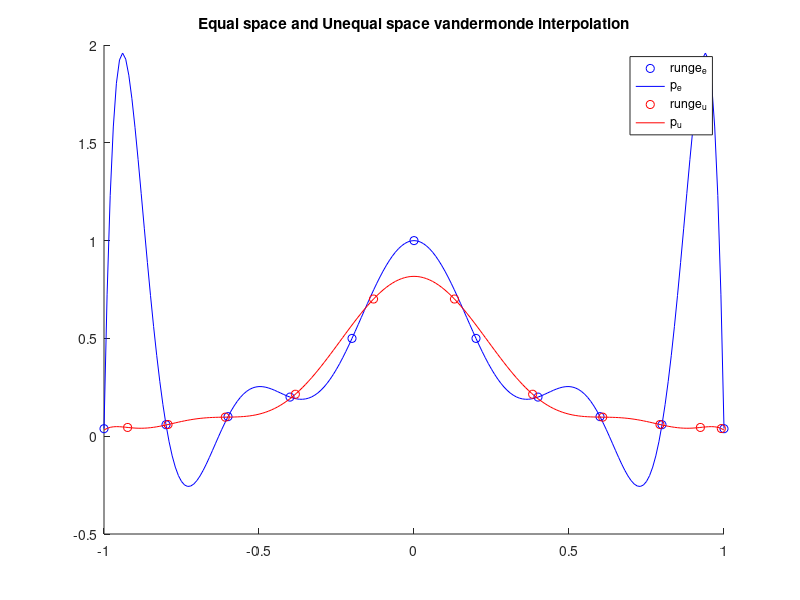

This chart was generated by the following MATLAB code:
%% Question 3: Interpolation
clear;
hold on;

runge = @(x) 1 / (1+(25.*x.^2));

xs = -1:0.2:1;
ys = arrayfun(runge,xs);
plot(xs,ys,'bo');

Me = vander(xs)

xs = -1:0.01:1
a  = Me\ys';
fs = arrayfun(@(x)polyval(a,x),xs);

plot(xs,fs,'b');

els = @(i) cos((2*i + 1) * pi / (2*numel(i)+2));
xs = els(0:10);
ys = arrayfun(runge,xs);
plot(xs,ys,'ro');

Mu = vander(xs)

xs = -1:0.01:1;
a  = Mu\ys';
fs = arrayfun(@(x)polyval(a,x),xs);

plot(xs,fs,'r');

legend('runge_e','p_e','runge_u','p_u');

title('Equal space and Unequal space vandermonde interpolation');

fprintf('cond(M_u) = %g\n',cond(Mu));
fprintf('cond(M_e) = %g\n',cond(Me));

hold off;